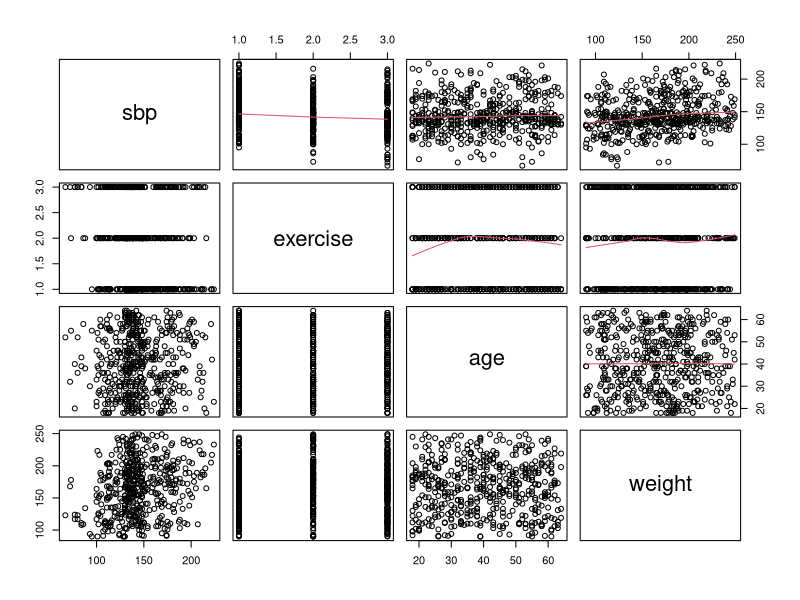
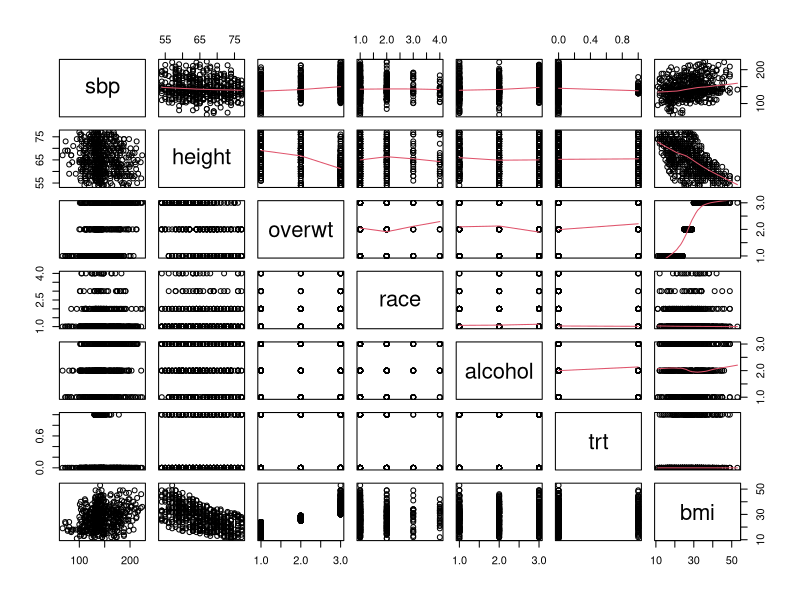
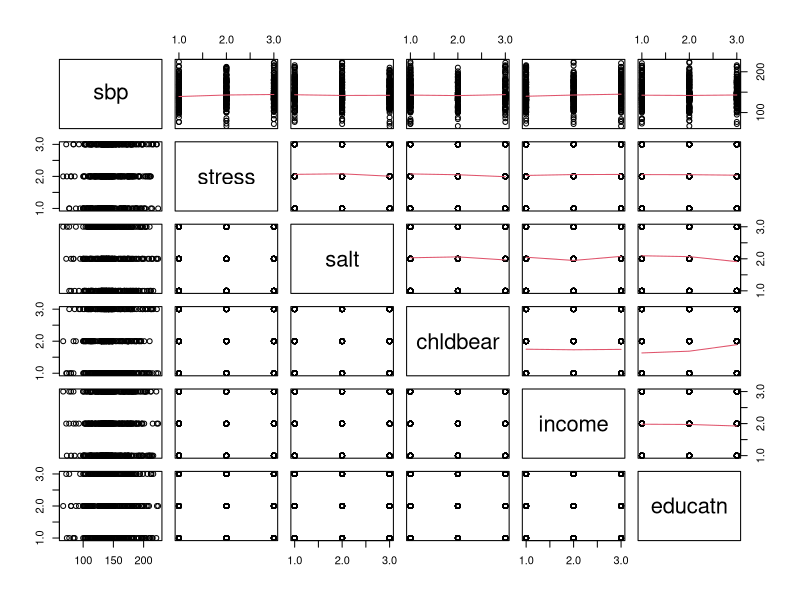

R code for these plots, in order:
## ---- chunk 1
library("readxl")
data=read_excel("BloodPressure.xlsx")
data

pairs(sbp ~ exercise + age + weight , data= data, upper.panel = panel.smooth)
pairs(sbp ~ height + overwt + race + alcohol + trt + bmi , data= data, upper.panel = panel.smooth)
pairs(sbp ~ stress + salt + chldbear + income + educatn , data= data, upper.panel = panel.smooth)


